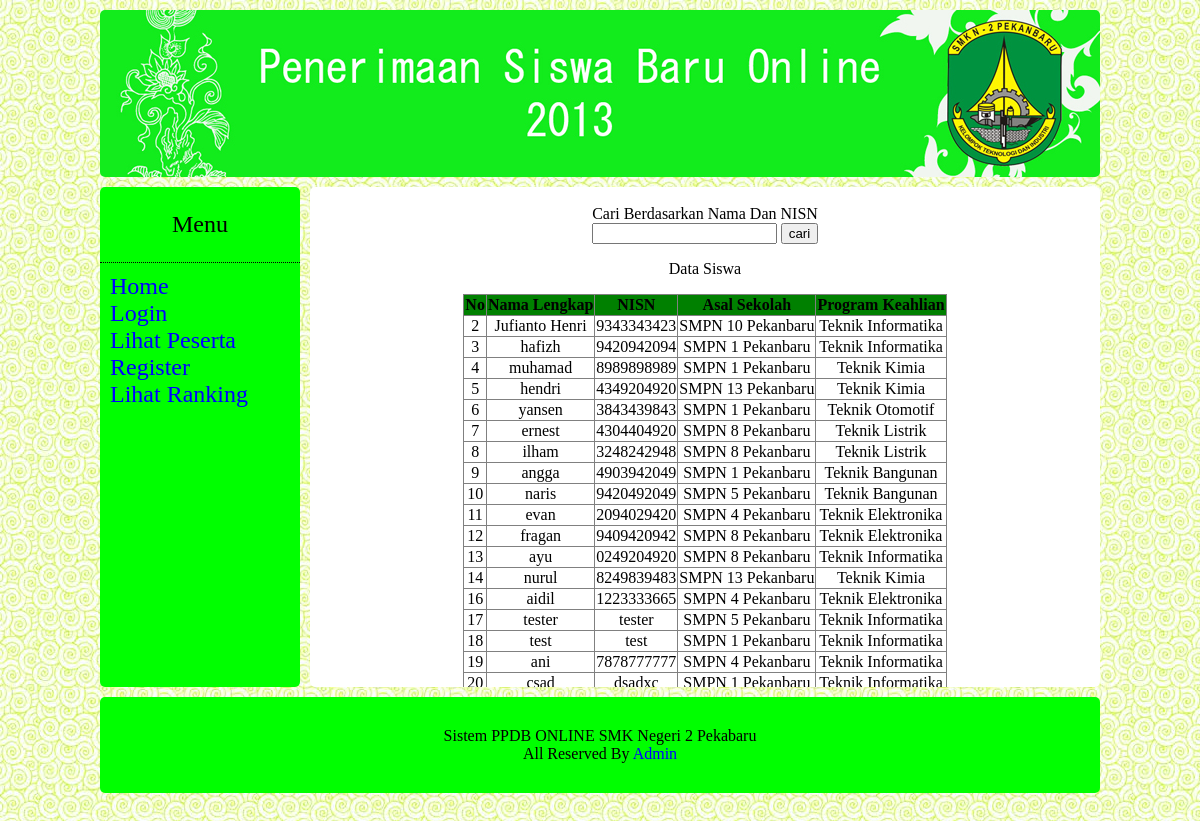
/data2.php, run on the app's committed database.
### tables this page shows
CREATE TABLE IF NOT EXISTS `daftar` (
  `no` int(3) NOT NULL,
  `passw` varchar(7) NOT NULL,
  `nama_lengkap` varchar(50) NOT NULL,
  `nisn` varchar(10) NOT NULL,
  `alamat` varchar(250) NOT NULL,
  `no_telp` varchar(12) NOT NULL,
  `sekolah_asal` varchar(20) NOT NULL,
  `keterangan` varchar(20) NOT NULL,
  `prodi` varchar(25) NOT NULL,
  PRIMARY KEY (`no`)
);

### data2.php (the view, shortened to what this page needs)
<!DOCTYPE html PUBLIC "-//W3C//DTD XHTML 1.0 Transitional//EN" "http://www.w3.org/TR/xhtml1/DTD/xhtml1-transitional.dtd">
<html xmlns="http://www.w3.org/1999/xhtml">
<head>
<link href="style.css" rel="stylesheet" type="text/css" />
</head>
<body bgcolor="#0066FF">
<center>
<div id="site">
	<div id="header">
	  <img src="image/header_ppdb.jpg"/>
	</div>
	<?php
	$query=mysql_query("select * from daftar");
	?>
	<div id="menu" align="left">
	  <p align="center">Menu</p>
      <ul>
      <li><a href="index.php">Home</a></li>
	  <li><a href="login_peserta.php">Login</a></li>
      <li><a href="data2.php">Lihat Peserta</a></li>
	  <li><a href="daftar.php">Register</a></li>
      <li><a href="tabel_urut.php">Lihat Ranking</a></li>
      </ul>
	</div>
    <div id="main">
	<br>
	Cari Berdasarkan Nama Dan NISN
   <form method="GET" action="pencarian.php">
   <input type="text" name="cari">
   <input type="submit" name="submit" value="cari">
<p align=center>Data Siswa</p>
<table border="1" align="center" id="tabel">
<tr>
<th bgcolor="green" >No</th>
<th bgcolor="green">Nama Lengkap</th>
<th bgcolor="green">NISN</th>
<th bgcolor="green">Asal Sekolah</th>
<th bgcolor="green">Program Keahlian</th>
</tr>
<?php
while($row=mysql_fetch_array($query)){
?>
<tr>
<td><?php echo $row['no'];?></td>
<td><?php echo $row['nama_lengkap'];?></td>
<td><?php echo $row['nisn'];?></td>
<td><?php echo $row['sekolah_asal'];?></td>
<td><?php echo $row['prodi'];?></td>
</tr>
<?php
}
?>
</table><br />
    </div>
    <div id="footer">
    Sistem PPDB ONLINE SMK Negeri 2 Pekabaru<br />
    All Reserved By <a href="login.php">Admin</a>
    </div>
</div>
</center>
</body>
</html>

### style.css (style rules this page uses)
body { background:url(image/3.jpg); }
#site { float:inherit; width:1000px; font-family:"Palatino Linotype","tahoma"; }
#header { float:inherit; margin-top:30px; width:auto; margin-bottom:10px; margin-top:10px; border-radius:5px; -moz-border-radius:5px; overflow:hidden; }
#menu { background-color:#0F0; height:500px; width:200px; float:left; border-radius:5px; -moz-border-radius:5px; margin-bottom:10px; font-family:"Palatino Linotype","tahoma"; font-size:24px; }
#footer { background-color:#0F0; float:none; width:940px; clear:both; border-radius:5px; -moz-border-radius:5px; padding:30px; fixed; }
#main { width:790px; background-color:#FFF; height:500px; float:left; margin-left:10px; border-radius:5px; -moz-border-radius:5px; overflow:scroll; }
#menu ul { list-style-type:none; margin:0px; padding:10px; border-top-style:dotted; border-top-width:thin; }
a:link { color:blue; text-decoration:none; }
#tabel { border-collapse:collapse; font-family:"Palatino Linotype","tahoma"; font-size:16px; text-align:center; }

### data on the page
daftar: no "2", nama_lengkap "Jufianto Henri", nisn "9343343423", sekolah_asal "SMPN 10 Pekanbaru", prodi "Teknik Informatika"
daftar: no "3", nama_lengkap "hafizh", nisn "9420942094", sekolah_asal "SMPN 1 Pekanbaru", prodi "Teknik Informatika"
daftar: no "4", nama_lengkap "muhamad", nisn "8989898989", sekolah_asal "SMPN 1 Pekanbaru", prodi "Teknik Kimia"
daftar: no "5", nama_lengkap "hendri", nisn "4349204920", sekolah_asal "SMPN 13 Pekanbaru", prodi "Teknik Kimia"
daftar: no "6", nama_lengkap "yansen", nisn "3843439843", sekolah_asal "SMPN 1 Pekanbaru", prodi "Teknik Otomotif"
daftar: no "7", nama_lengkap "ernest", nisn "4304404920", sekolah_asal "SMPN 8 Pekanbaru", prodi "Teknik Listrik"
daftar: no "8", nama_lengkap "ilham", nisn "3248242948", sekolah_asal "SMPN 8 Pekanbaru", prodi "Teknik Listrik"
daftar: no "9", nama_lengkap "angga", nisn "4903942049", sekolah_asal "SMPN 1 Pekanbaru", prodi "Teknik Bangunan"
daftar: no "10", nama_lengkap "naris", nisn "9420492049", sekolah_asal "SMPN 5 Pekanbaru", prodi "Teknik Bangunan"
daftar: no "11", nama_lengkap "evan", nisn "2094029420", sekolah_asal "SMPN 4 Pekanbaru", prodi "Teknik Elektronika"
daftar: no "12", nama_lengkap "fragan", nisn "9409420942", sekolah_asal "SMPN 8 Pekanbaru", prodi "Teknik Elektronika"
daftar: no "13", nama_lengkap "ayu", nisn "0249204920", sekolah_asal "SMPN 8 Pekanbaru", prodi "Teknik Informatika"
daftar: no "14", nama_lengkap "nurul", nisn "8249839483", sekolah_asal "SMPN 13 Pekanbaru", prodi "Teknik Kimia"
daftar: no "16", nama_lengkap "aidil", nisn "1223333665", sekolah_asal "SMPN 4 Pekanbaru", prodi "Teknik Elektronika"
daftar: no "17", nama_lengkap "tester", nisn "tester", sekolah_asal "SMPN 5 Pekanbaru", prodi "Teknik Informatika"
daftar: no "18", nama_lengkap "test", nisn "test", sekolah_asal "SMPN 1 Pekanbaru", prodi "Teknik Informatika"
daftar: no "19", nama_lengkap "ani", nisn "7878777777", sekolah_asal "SMPN 4 Pekanbaru", prodi "Teknik Informatika"
daftar: no "20", nama_lengkap "csad", nisn "dsadxc", sekolah_asal "SMPN 1 Pekanbaru", prodi "Teknik Informatika"
